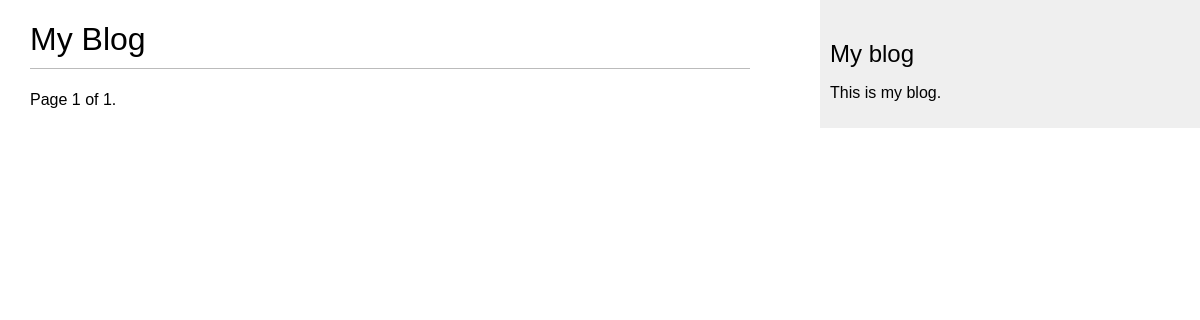
The page /blog/ on the database as committed earlier.
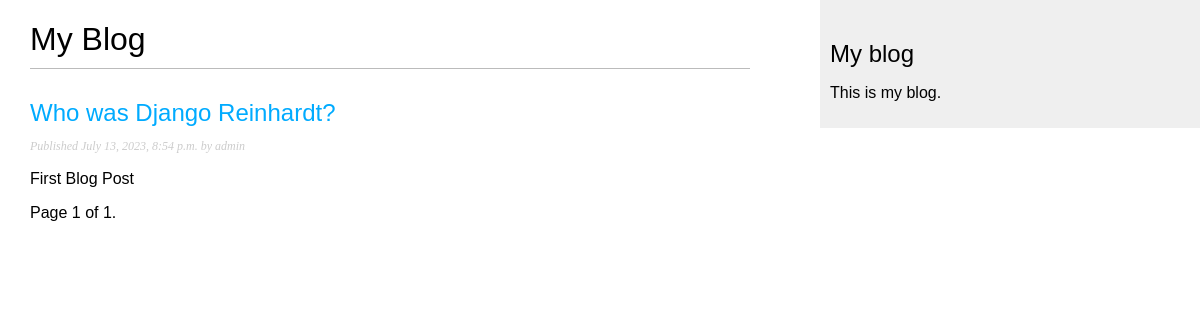
The same page on the database as committed later.
### blog/models.py (models this page shows, shortened)
class Post(models.Model):
    class Status(models.TextChoices):
        DRAFT = 'DF', 'Draft'
        PUBLISHED = 'PD', 'Published'
    title = models.CharField(max_length=250)
    slug = models.SlugField(max_length=250, unique_for_date="publish")
    author = models.ForeignKey(User, on_delete=models.CASCADE, related_name='blog_posts')
    body = models.TextField()
    publish = models.DateTimeField(default=timezone.now)
    created = models.DateTimeField(auto_now_add=True)
    updates = models.DateTimeField(auto_now=True)
    status = models.CharField(
        max_length=2, choices=Status.choices, default=Status.DRAFT
    )
    objects = models.Manager()  # The default manager.
    published = PublishedManager()  # Our custom manager.
    class Meta:
        ordering = ['-publish']
        indexes = [
            models.Index(fields=['-publish']),
        ]
    def get_absolute_url(self):
        return reverse(
            "blog:post_detail",
            args=[self.publish.year, self.publish.month, self.publish.day, self.slug]
        )

### blog/views.py (the view)
# urls.py: path("", views.PostListView.as_view(), name="post_list"),
class PostListView(ListView):
    queryset = Post.published.all()
    context_object_name = 'posts'
    paginate_by = 3
    template_name = "blog/post/list.html"

### blog/templates/blog/post/list.html (shortened to what this page needs)
{% extends "blog/base.html" %}
{% block content %}
    <h1>My Blog</h1>
    {% for post in posts %}
        <h2>
            <a href="{{ post.get_absolute_url }}">
                {{ post.title }}
            </a>
        </h2>
        <p class="date">
            Published {{ post.publish }} by {{ post.author }}
        </p>
    {{ post.body|truncatewords:30|linebreaks }}
    {% endfor %}
{% include "paginator.html" with page=page_obj %}
{% endblock %}

Rows that differ between the two databases and show on the page:
added Post: title "Who was Django Reinhardt?", publish "July 13, 2023, 8:54 p.m.", author "admin", body "First Blog Post"
